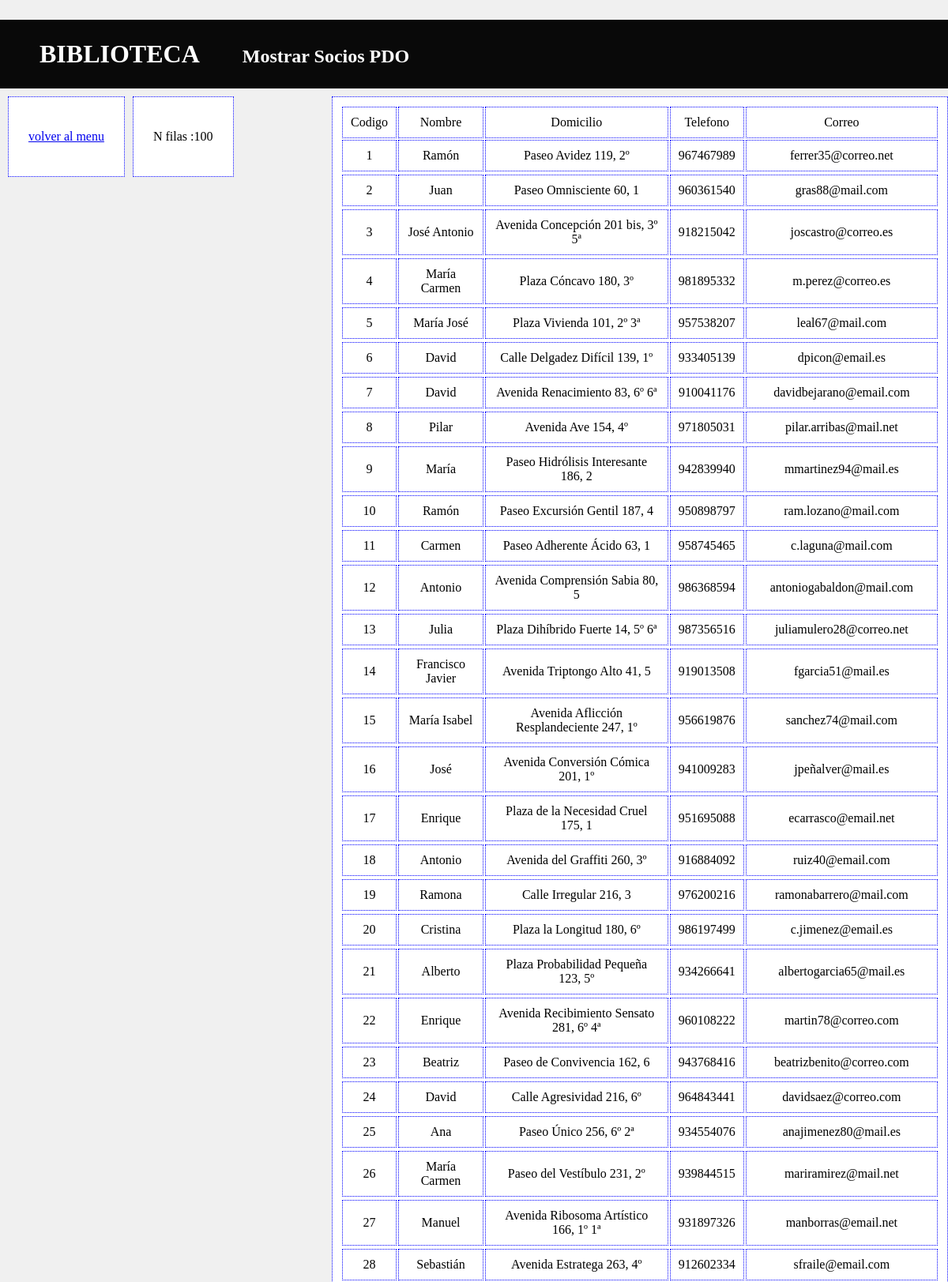
Page /php_pdo/consultar_socios.php (upper part) on the committed database.
### tables this page shows
CREATE TABLE `socios` (
  `Codigo` int(3) NOT NULL,
  `Nombre` varchar(30) NOT NULL,
  `Domicilio` varchar(50) NOT NULL,
  `Telefono` int(9) NOT NULL,
  `Correo` varchar(30) NOT NULL
);

### php_pdo/consultar_socios.php (the view, shortened to what this page needs)
<!doctype html>
<head>
    <link rel="stylesheet" type="text/css" href="../css/estilo.css">
</head>
<body>
    <header>
        <h1>BIBLIOTECA</h1>
        <h2>Mostrar Socios PDO</h2>
    </header>
    <div><a href= ../index.php><p>volver al menu</p></a></div>
    <?php
    include("../conexiones/datos_conexion.php");
    try {
    $conn = new PDO("mysql:host=$servername;dbname=$dbname;charset=UTF8", $username, $password );
        $conn->setAttribute(PDO::ATTR_ERRMODE, PDO::ERRMODE_EXCEPTION);
        $sql = "SELECT * FROM socios";
    } catch (PDOException $e) {
        echo $sql . "<br>" . $e->getMessage();
    }
    if ($modificarPrestamo = $conn->query($sql)) {
        echo "<div><p>N filas :" . $modificarPrestamo->rowCount() ."</p> " ;
    }
    $campos = "SELECT column_name FROM information_schema.columns
WHERE Table_name = 'socios'";
    echo "</div>";
    echo "<table>";
    echo "<tr>";
    foreach ($conn->query($campos) as $head) {
        echo "<td>$head[0]</td>";
    }
    foreach ($conn->query($sql) as $fila) {
        echo "<tr><td>$fila[0]</td>";
        echo "<td>$fila[1]</td>";
        echo "<td>$fila[2]</td>";
        echo "<td>$fila[3]</td>";
        echo "<td>$fila[4]</td><tr>";
    }
    echo "</table>";
    ?>
</body>
</html>

### css/estilo.css (style rules this page uses)
body { margin:0; background-color: #f0f0f0; }
h1 { display:inline; color:#ffffff; margin:25px; }
h2 { display:inline; color:#ffffff; margin:25px; }
header { background-color: #090909; padding:25px; margin:25px 0 10px; }
div { padding:25px; margin-left: 10px; float:left; border:1px dotted #00F; background-color: #ffffff; }
table, th, td { border:1px dotted #00F; margin-left: 35%; padding:10px; background-color: #ffffff; }
td, th { border:1px dotted #00F; text-align:center; padding :10px; }

### rows in the picture
socios: Codigo "1", Nombre "Ramón", Domicilio "Paseo Avidez 119, 2º", Telefono "967467989", Correo "ferrer35@correo.net"
socios: Codigo "2", Nombre "Juan", Domicilio "Paseo Omnisciente 60, 1", Telefono "960361540", Correo "gras88@mail.com"
socios: Codigo "3", Nombre "José Antonio", Domicilio "Avenida Concepción 201 bis, 3º 5ª", Telefono "918215042", Correo "joscastro@correo.es"
socios: Codigo "4", Nombre "María Carmen", Domicilio "Plaza Cóncavo 180, 3º", Telefono "981895332", Correo "m.perez@correo.es"
socios: Codigo "5", Nombre "María José", Domicilio "Plaza Vivienda 101, 2º 3ª", Telefono "957538207", Correo "leal67@mail.com"
socios: Codigo "6", Nombre "David", Domicilio "Calle Delgadez Difícil 139, 1º", Telefono "933405139", Correo "dpicon@email.es"
socios: Codigo "7", Nombre "David", Domicilio "Avenida Renacimiento 83, 6º 6ª", Telefono "910041176", Correo "davidbejarano@email.com"
socios: Codigo "8", Nombre "Pilar", Domicilio "Avenida Ave 154, 4º", Telefono "971805031", Correo "pilar.arribas@mail.net"
socios: Codigo "9", Nombre "María", Domicilio "Paseo Hidrólisis Interesante 186, 2", Telefono "942839940", Correo "mmartinez94@mail.es"
socios: Codigo "10", Nombre "Ramón", Domicilio "Paseo Excursión Gentil 187, 4", Telefono "950898797", Correo "ram.lozano@mail.com"
socios: Codigo "11", Nombre "Carmen", Domicilio "Paseo Adherente Ácido 63, 1", Telefono "958745465", Correo "c.laguna@mail.com"
socios: Codigo "12", Nombre "Antonio", Domicilio "Avenida Comprensión Sabia 80, 5", Telefono "986368594", Correo "antoniogabaldon@mail.com"
socios: Codigo "13", Nombre "Julia", Domicilio "Plaza Dihíbrido Fuerte 14, 5º 6ª", Telefono "987356516", Correo "juliamulero28@correo.net"
socios: Codigo "14", Nombre "Francisco Javier", Domicilio "Avenida Triptongo Alto 41, 5", Telefono "919013508", Correo "fgarcia51@mail.es"
socios: Codigo "15", Nombre "María Isabel", Domicilio "Avenida Aflicción Resplandeciente 247, 1º", Telefono "956619876", Correo "sanchez74@mail.com"
socios: Codigo "16", Nombre "José", Domicilio "Avenida Conversión Cómica 201, 1º", Telefono "941009283", Correo "jpeñalver@mail.es"
socios: Codigo "17", Nombre "Enrique", Domicilio "Plaza de la Necesidad Cruel 175, 1", Telefono "951695088", Correo "ecarrasco@email.net"
socios: Codigo "18", Nombre "Antonio", Domicilio "Avenida del Graffiti 260, 3º", Telefono "916884092", Correo "ruiz40@email.com"
socios: Codigo "19", Nombre "Ramona", Domicilio "Calle Irregular 216, 3", Telefono "976200216", Correo "ramonabarrero@mail.com"
socios: Codigo "20", Nombre "Cristina", Domicilio "Plaza la Longitud 180, 6º", Telefono "986197499", Correo "c.jimenez@email.es"
socios: Codigo "21", Nombre "Alberto", Domicilio "Plaza Probabilidad Pequeña 123, 5º", Telefono "934266641", Correo "albertogarcia65@mail.es"
socios: Codigo "22", Nombre "Enrique", Domicilio "Avenida Recibimiento Sensato 281, 6º 4ª", Telefono "960108222", Correo "martin78@correo.com"
socios: Codigo "23", Nombre "Beatriz", Domicilio "Paseo de Convivencia 162, 6", Telefono "943768416", Correo "beatrizbenito@correo.com"
socios: Codigo "24", Nombre "David", Domicilio "Calle Agresividad 216, 6º", Telefono "964843441", Correo "davidsaez@correo.com"
socios: Codigo "25", Nombre "Ana", Domicilio "Paseo Único 256, 6º 2ª", Telefono "934554076", Correo "anajimenez80@mail.es"
socios: Codigo "26", Nombre "María Carmen", Domicilio "Paseo del Vestíbulo 231, 2º", Telefono "939844515", Correo "mariramirez@mail.net"
socios: Codigo "27", Nombre "Manuel", Domicilio "Avenida Ribosoma Artístico 166, 1º 1ª", Telefono "931897326", Correo "manborras@email.net"
socios: Codigo "28", Nombre "Sebastián", Domicilio "Avenida Estratega 263, 4º", Telefono "912602334", Correo "sfraile@email.com"

### other values in the picture
$modificarPrestamo->rowCount() "100"
$head[0] "Codigo"
$head[0] "Nombre"
$head[0] "Domicilio"
$head[0] "Telefono"
$head[0] "Correo"
